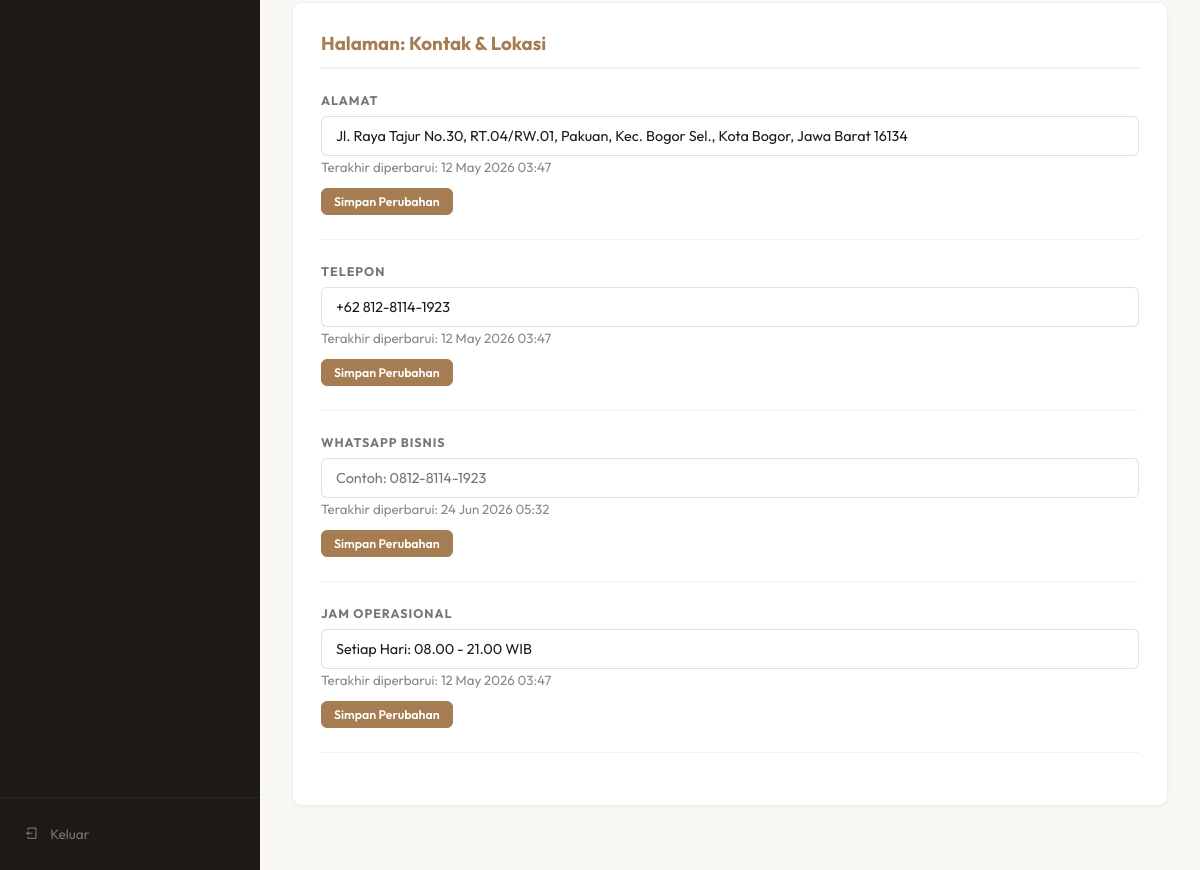
Before: /admin/konten.php (signed in, lower part) with the older database file.
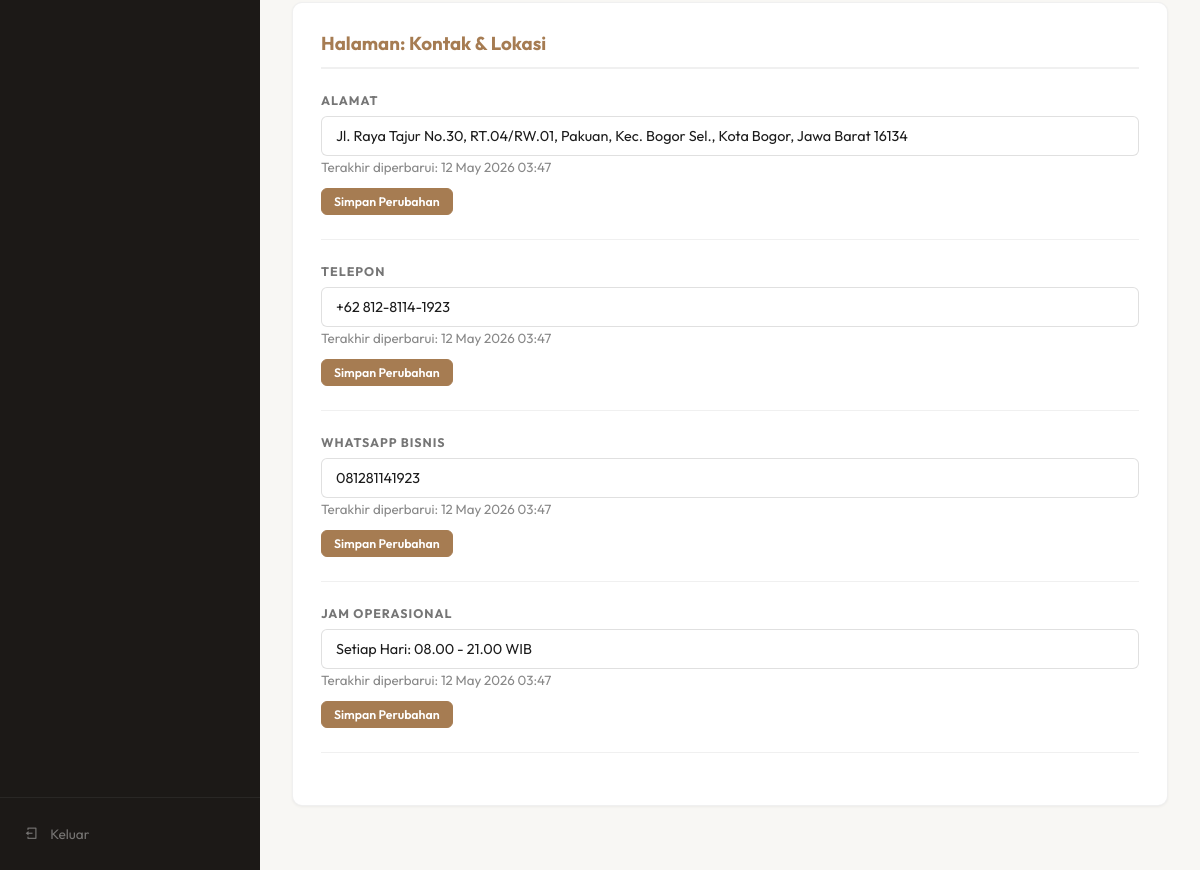
After: the same page with the newer database file.
### tables this page shows
CREATE TABLE `konten_halaman` (
  `id` int(11) NOT NULL AUTO_INCREMENT,
  `halaman` varchar(50) NOT NULL,
  `bagian` varchar(50) NOT NULL,
  `isi` text NOT NULL,
  `updated_at` timestamp NOT NULL DEFAULT current_timestamp() ON UPDATE current_timestamp(),
  PRIMARY KEY (`id`),
  UNIQUE KEY `unique_konten` (`halaman`,`bagian`)
);

### includes/functions.php (called while the page is built, shortened)
<?php
function escapeHtml($string) {
    return htmlspecialchars($string ?? '', ENT_QUOTES, 'UTF-8');
}
?>

### admin/konten.php (the view, shortened to what this page needs)
<?php
require_once '../includes/admin_header.php';
$label_halaman = [
    'beranda'      => 'Beranda',
    'tentang_kami' => 'Tentang Kami',
    'kontak'       => 'Kontak & Lokasi',
];
$label_bagian = [
    'tagline'         => 'Tagline Hero',
    'pengantar'       => 'Teks Pengantar',
    'sejarah'         => 'Sejarah Restoran',
    'visi'            => 'Visi Restoran',
    'alamat'          => 'Alamat',
    'telepon'         => 'Telepon',
    'whatsapp'        => 'WhatsApp Bisnis',
    'jam_operasional' => 'Jam Operasional',
    'link_gofood'     => 'Link GoFood',
    'link_grabfood'   => 'Link GrabFood',
];
$semua_konten = $pdo->query(
    "SELECT halaman, bagian, isi, updated_at FROM konten_halaman ORDER BY halaman, bagian"
)->fetchAll();
$konten_db = [];
foreach ($semua_konten as $k) {
    $konten_db[$k['halaman']][$k['bagian']] = $k;
}
$struktur_halaman = [
    'beranda' => ['tagline', 'pengantar', 'link_gofood', 'link_grabfood'],
    'tentang_kami' => ['sejarah', 'visi'],
    'kontak' => ['alamat', 'telepon', 'whatsapp', 'jam_operasional']
];
$konten_per_halaman = [];
foreach ($struktur_halaman as $halaman => $bagian_list) {
    foreach ($bagian_list as $bagian) {
        if (isset($konten_db[$halaman][$bagian])) {
            $konten_per_halaman[$halaman][$bagian] = $konten_db[$halaman][$bagian];
        } else {
            $konten_per_halaman[$halaman][$bagian] = [
                'halaman' => $halaman,
                'bagian' => $bagian,
                'isi' => '',
                'updated_at' => date('Y-m-d H:i:s')
            ];
        }
    }
}
?>
<?php foreach ($konten_per_halaman as $halaman => $bagian_list): ?>
<div class="card" style="margin-bottom: 2rem;">
    <h3 style="margin-bottom: 1.5rem; color: var(--primary); border-bottom: 2px solid #f0f0f0; padding-bottom: 0.75rem;">
        Halaman: <?= escapeHtml($label_halaman[$halaman] ?? ucfirst($halaman)) ?>
    </h3>
    <?php foreach ($bagian_list as $bagian => $data): ?>
    <form method="POST" style="margin-bottom: 1.5rem; padding-bottom: 1.5rem; border-bottom: 1px solid #f0f0f0;">
        <div class="form-group" style="margin-bottom: 0.75rem;">
            <label><?= escapeHtml($label_bagian[$bagian] ?? ucfirst($bagian)) ?></label>
            <?php
            $nilai_input = $data['isi'];
            ?>
            <?php if (strlen($nilai_input) > 120): ?>
                <textarea name="isi" class="form-control" rows="4"><?= escapeHtml($nilai_input) ?></textarea>
            <?php else: ?>
                <input type="<?= in_array($bagian, ['telepon', 'whatsapp']) ? 'tel' : 'text' ?>" name="isi" class="form-control" value="<?= escapeHtml($nilai_input) ?>" <?= in_array($bagian, ['telepon', 'whatsapp']) ? 'pattern="[0-9+\-\s]*" inputmode="numeric" placeholder="Contoh: 0812-8114-1923"' : '' ?>>
            <?php endif; ?>
            <small style="color:#888;">Terakhir diperbarui: <?= escapeHtml(date('d M Y H:i', strtotime($data['updated_at']))) ?></small>
        </div>
        <button type="submit" class="btn btn-primary btn-sm">Simpan Perubahan</button>
    </form>
    <?php endforeach; ?>
</div>
<?php endforeach; ?>
<?php require_once '../includes/admin_footer.php'; ?>

Changed rows visible on the page:
added konten_halaman: bagian "WHATSAPP BISNIS", isi "081281141923", updated_at "12 May 2026 03:47"
Other visible differences:
list line gone: "WHATSAPP BISNIS  Terakhir diperbarui: 24 Jun 2026 05:32 Simpan Perubahan"
